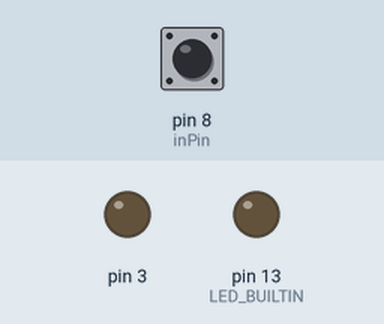
This sketch was run on a simulated Arduino Uno, built with avr-gcc and run on an emulated ATmega328P. Parts: output pins drawn as LEDs (lit = HIGH). The test bench sets the inputs (shaded band); at power-on: pin 8 (inPin) HIGH. What the sketch prints to the serial monitor is not drawn.

Above: at 2.5 s.
Timing chart, 0 to 6.5 s (numbered marks = the images above):
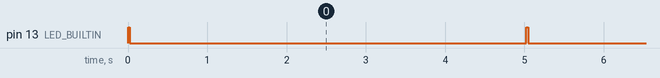

Measured:
- by itself, pin 13 (LED_BUILTIN): alternates HIGH for 0.03 s and LOW for 5.0 s

The sketch:

sketch_mar08a.ino
```cpp
int interval = 50;
bool flag = false;
bool pressed = false;
const byte inPin = 8;

float testVals[] = {5,4,3,2,1,0.5,0.25};
int currIndex = 0;

void setup() {
  Serial.begin(9600);

  pinMode(LED_BUILTIN, OUTPUT);
  pinMode(3, OUTPUT);
  pinMode(inPin, INPUT_PULLUP);
}

void loop () {

  if (currIndex == 7) {
    currIndex = 0;
  }

  digitalWrite(LED_BUILTIN, HIGH);
  delay(25);
  digitalWrite(LED_BUILTIN, LOW);
  delay(int(testVals[currIndex]*1000));

  Serial.print("Current Delay of: ");
  Serial.println(testVals[currIndex]);

  pressed = false;

  if (digitalRead(inPin) == LOW) {
    flagSwitch();
  }
}

void flagSwitch() {

  if (!pressed) {
    flag = !flag;
    pressed = true;
    currIndex++;
  }
}
```
